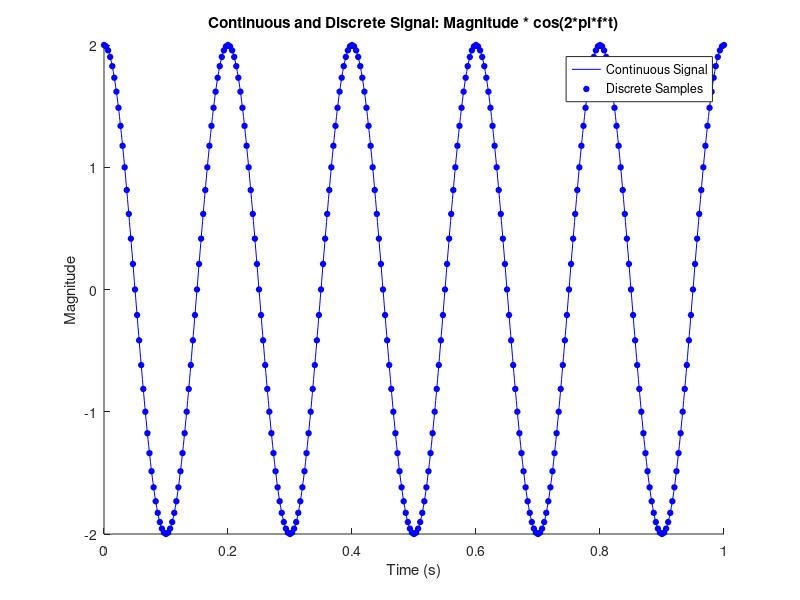

Source code (MATLAB):
t_continuous = (0:0.001:1);
mag = 2; 
f = 5; 
expression_continuous = mag * cos(2*pi*f*t_continuous);

sampling_freq = 300;
t_discrete = 0:1/sampling_freq:1;
expression_discrete = mag * cos(2*pi*f*t_discrete);

figure;
hold on;
plot(t_continuous, expression_continuous, 'b');
plot(t_discrete, expression_discrete, ...
    'o', 'MarkerEdgeColor', 'b', ...
    'MarkerFaceColor', 'b', 'MarkerSize', ...
    4); 
hold off;

xlabel('Time (s)');
ylabel('Magnitude');
title('Continuous and Discrete Signal: Magnitude * cos(2*pi*f*t)');
legend('Continuous Signal', 'Discrete Samples');
